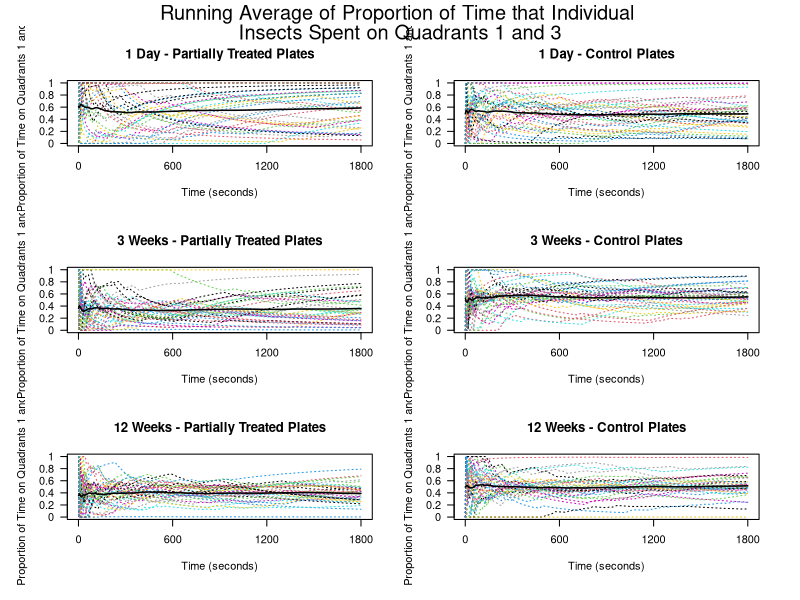

This figure's R source:
###Code to createFig2RunningAvg
##create two working directory paths
#One containing the data
inwd <- paste("/Users/dtracy198/Documents/GitHub/Laboratory/",
              "Inesfly_Paint_Bed_Bug_Trial/TABLES_GRAPHS","/Fig2RunningAvg",
              sep = "")
#A second for the location the file is saved. (image may be too large for git)
outwd <- ("/Users/dtracy198/Documents")

###FOR OTHERS DEPENDING ON YOUR HOME DIRECTORY SETTINGS
homeDir <- path.expand('~')
inwd<-paste(homeDir,"/Laboratory/Inesfly_Paint_Bed_Bug_Trial/TABLES_GRAPHS/Fig2RunningAvg", sep="")
outwd<-paste(homeDir,"/Documents", sep="")

#set the working director to bring in data
setwd(inwd)

##Bring in Data
#running averages of proportion of time quadrant 1 or 3 for all insects
ima.CVR2 <- read.csv("ima_CVR2.csv")
ima.CVR3 <- read.csv("ima_CVR3.csv")
ima.CVR4 <- read.csv("ima_CVR4.csv")

#running group average
ma.CompVidRep2 <- read.csv("ma_CompVidRep2.csv")
ma.control.CompVidRep2 <- read.csv("ma_control_CompVidRep2.csv")
ma.CompVidRep3 <- read.csv("ma_CompVidRep3.csv")
ma.control.CompVidRep3 <- read.csv("ma_control_CompVidRep3.csv")
#NOTE REP 4 is DAY 1 ; REP 1 VIDEOS WERE 
ma.CompVidRep4 <- read.csv("ma_CompVidRep4.csv")
ma.control.CompVidRep4 <- read.csv("ma_control_CompVidRep4.csv")

#######################Plot Individual Running Averages########################
setwd(outwd)

##select file type of output
#pdf("IndRrunning_avg.pdf", height = 9, width = 6)
jpeg("IndRrunning_avg.jpeg", height = 9, width = 6, res = 300,
     units = "in")
#tiff("IndRrunning_avg.tiff", height = 9, width = 6, res = 1081, 
#     units = "in")

#set graphing parameters
par(mfrow = c(3, 2), oma = c(1,1,2,1))

### Plot CompVidRep4 data (1 day)
#create blank plot for exposed insects
plot(x = c(1, 1800), y = c(0, 1), type = "n", xlab = "Time (seconds)",
     ylab = "Proportion of Time on Quadrants 1 and 3", 
     main = "1 Day - Partially Treated Plates", xaxt = 'n', yaxt = 'n')
#create axis
axis( 2, at = c(0:5 / 5), las = 2,
      labels = as.character(c(0:5 / 5)))
axis( 1, at = c(0:3 * 600), labels = as.character(c(0:3 * 600)))
#create filter to select all exposed insects
filter <- which(ima.CVR4[,3] == 1)
#create loop to plot surival lines
for(i in 1:length(filter)){
  lines(x = 1:1800, y = ima.CVR4[filter[i], 3:1802], 
        col = i, lty = 3)
}
#plot the average of the exposed insects
lines(x = 1:1800, y = ma.CompVidRep4[,2], lty = 1, lwd = 1.5, col = 1)

##plot controls
#plot new blank plot
plot(x = c(1, 1800), y = c(0, 1), type = "n", xlab = "Time (seconds)",
     ylab = "Proportion of Time on Quadrants 1 and 3",
     main = "1 Day - Control Plates", xaxt = 'n', yaxt = 'n')
axis( 2, at = c(0:5 / 5), las = 2,
      labels = as.character(c(0:5 / 5)))
axis( 1, at = c(0:3 * 600), labels = as.character(c(0:3 * 600)))
filter <- which(ima.CVR4[,3] == 0)
for(i in 1:length(filter)){
  lines(x = 1:1800, y = ima.CVR4[filter[i], 3:1802], col = i, lty = 3)
}
lines(x = 1:1800, y = ma.control.CompVidRep4[,2], lty = 1, lwd = 1.5, col = 1)

### CompVidRep2 (3 Weeks)
#plot for exposed insects
plot(x = c(1, 1800), y = c(0, 1), type = "n", xlab = "Time (seconds)",
     ylab = "Proportion of Time on Quadrants 1 and 3",
     main = "3 Weeks - Partially Treated Plates", xaxt = 'n', yaxt = 'n')
axis( 2, at = c(0:5 / 5), las = 2,
      labels = as.character(c(0:5 / 5)))
axis( 1, at = c(0:3 * 600), labels = as.character(c(0:3 * 600)))
filter <- which(ima.CVR2[,3] == 1)
for(i in 1:length(filter)){
  lines(x = 1:1800, y = ima.CVR2[filter[i], 3:1802], 
        col = i, lty = 3)
}#(ima.CompVidRep2[filter[i],2]+1)
lines(x = 1:1800, y = ma.CompVidRep2[,2], lty = 1, lwd = 1.5, col = 1)

#plot for control insects
plot(x = c(1, 1800), y = c(0, 1), type = "n", xlab = "Time (seconds)",
     ylab = "Proportion of Time on Quadrants 1 and 3",
     main = "3 Weeks - Control Plates", xaxt = 'n', yaxt = 'n')
axis( 2, at = c(0:5 / 5), las = 2,
      labels = as.character(c(0:5 / 5)))
axis( 1, at = c(0:3 * 600), labels = as.character(c(0:3 * 600)))
filter <- which(ima.CVR2[,3] == 0)
for(i in 1:length(filter)){
  lines(x = 1:1800, y = ima.CVR2[filter[i], 3:1802], col = i, lty = 3)
}
lines(x = 1:1800, y = ma.control.CompVidRep2[,2], lty = 1, lwd = 1.5, col = 1)

### CompVidRep3 (12 Weeks)
##plot exposed
plot(x = c(1, 1800), y = c(0, 1), type = "n", xlab = "Time (seconds)",
     ylab = "Proportion of Time on Quadrants 1 and 3",
     main = "12 Weeks - Partially Treated Plates", xaxt = 'n', yaxt = 'n')
axis( 2, at = c(0:5 / 5), las = 2,
      labels = as.character(c(0:5 / 5)))
axis( 1, at = c(0:3 * 600), labels = as.character(c(0:3 * 600)))
filter <- which(ima.CVR3[,3] == 1)
for(i in 1:length(filter)){
  lines(x = 1:1800, y = ima.CVR3[filter[i], 3:1802], 
        col = i, lty = 3)
}#(ima.CompVidRep2[filter[i],2]+1)
lines(x = 1:1800, y = ma.CompVidRep3[,2], lty = 1, lwd = 1.5, col = 1)

##plot control
plot(x = c(1, 1800), y = c(0, 1), type = "n", xlab = "Time (seconds)",
     ylab = "Proportion of Time on Quadrants 1 and 3",
     main = "12 Weeks - Control Plates", xaxt = 'n', yaxt = 'n')
axis( 2, at = c(0:5 / 5), las = 2,
      labels = as.character(c(0:5 / 5)))
axis( 1, at = c(0:3 * 600), labels = as.character(c(0:3 * 600)))
filter <- which(ima.CVR3[,3] == 0)
for(i in 1:length(filter)){
  lines(x = 1:1800, y = ima.CVR3[filter[i], 3:1802], col = i, lty = 3)
}
lines(x = 1:1800, y = ma.control.CompVidRep3[,2], lty = 1, lwd = 1.5, col = 1)

##Add title
mtext("Running Average of Proportion of Time that Individual ", side = 3, 
      line = 0.3, outer = TRUE, cex = 1.2)
mtext("Insects Spent on Quadrants 1 and 3", side = 3, 
      line = -1.2, outer = TRUE, cex = 1.2)
#save file type
dev.off()
